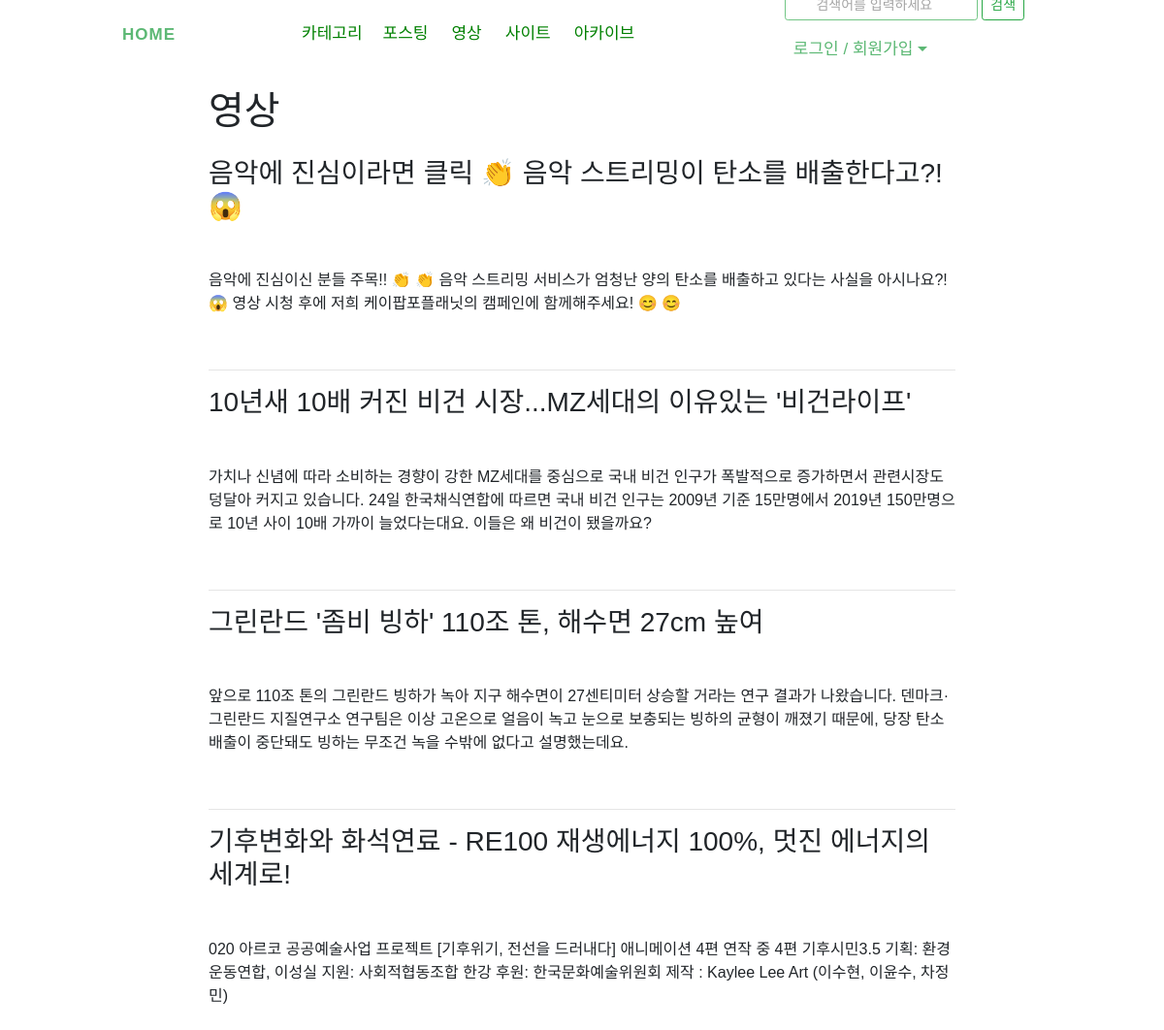
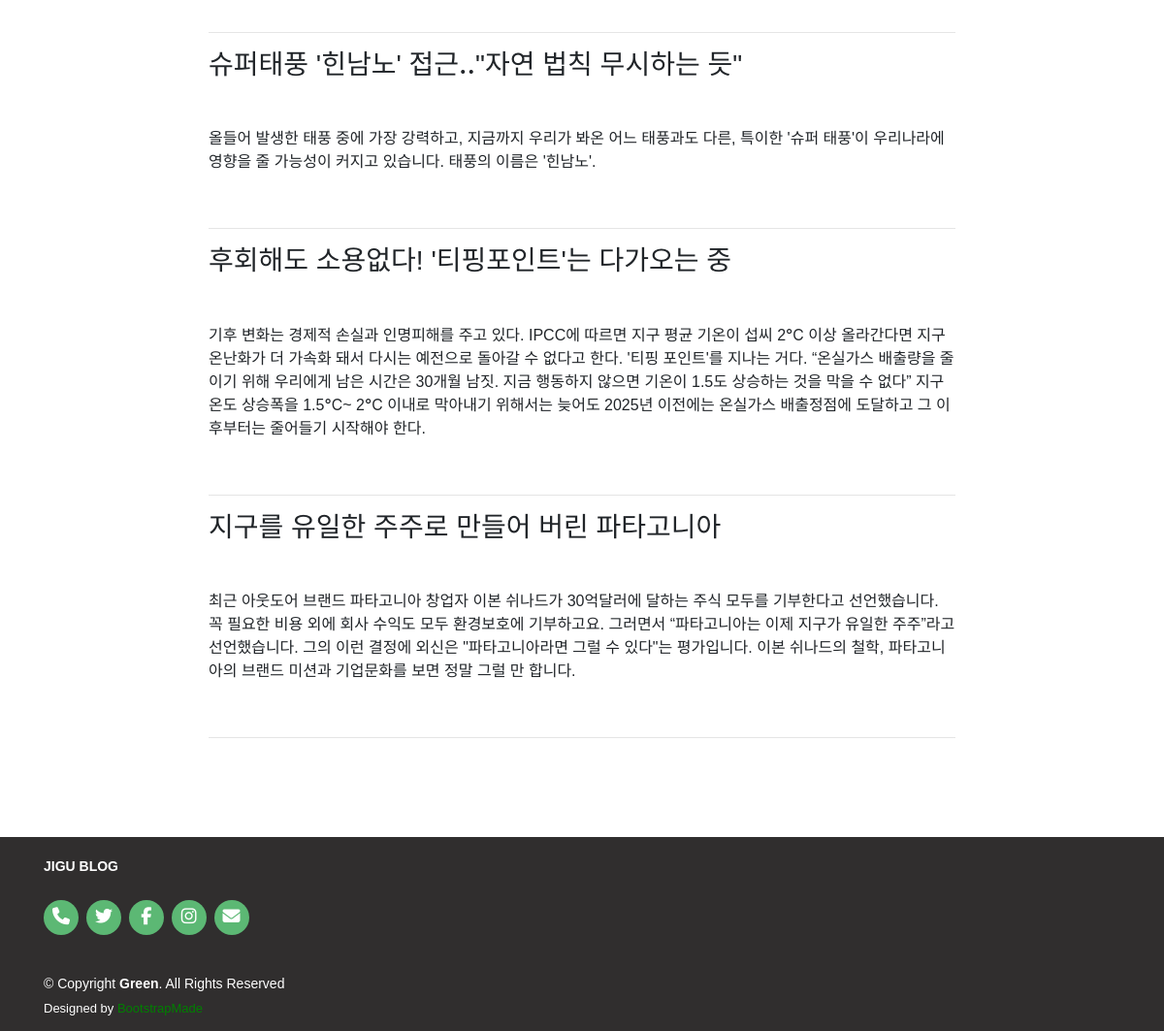
The page /video/ on the database its author committed (2 pictures, top to bottom).
### video/models.py (models this page shows, shortened)
class Video(models.Model):
    title = models.CharField(max_length=200)
    text = models.TextField()
    video = EmbedVideoField()
    owner = models.ForeignKey(User, on_delete=models.CASCADE, verbose_name="OWNER", blank=True, null=True)
    class  Meta:
        verbose_name_plural = "Videos"
        ordering = ('-id',)

### video/views.py (the view)
# urls.py: path('video/', include('video.urls')),
def video(request):
	Tut = Video.objects.all()
	context = {
	'Tut': Tut,
	}
	return  render(request, 'video/video_list.html', context)

### video/templates/video/video_list.html (shortened to what this page needs)
{% extends 'base.html' %}
{% load embed_video_tags %}
{% block content %}
	<div  class="col-md-8 offset-md-2">
        <a class="h1 mr-5">영상</a>
            <br><br>
            {% for video in Tut %}
            <a class="h3">{{ video.title }}</a> <br><br>
            {% video video.video '1100x492' %}<br>
            <p>{{ video.text }}</p><br>
            <hr>
            {% endfor %}
	</div>
{% endblock %}

### templates/base.html (style rules this page uses)
* { font-family: 'Noto Sans KR', sans-serif, Pretendard, -apple-system, BlinkMacSystemFont, system-ui, Roboto, "Helvetica Neue", "Segoe UI", "Apple SD Gothic Neo", "Noto Sans KR", "Malgun Gothic", "Apple Color Emoji", "Segoe UI Emoji", "Segoe UI Symbol", sans-serif; }
html, body { margin: 0; padding: 0; height: 100%; }

### rows shown on the page
Video: title "음악에 진심이라면 클릭 👏 음악 스트리밍이 탄소를 배출한다고?! 😱", text "음악에 진심이신 분들 주목!! 👏 👏 음악 스트리밍 서비스가 엄청난 양의 탄소를 배출하고 있다는 사실을 아시나요?! 😱 영상 시청 후에 저희 케이팝포플래닛의 캠페인에 함께해주세요! 😊 😊"
Video: title "10년새 10배 커진 비건 시장...MZ세대의 이유있는 '비건라이프'", text "가치나 신념에 따라 소비하는 경향이 강한 MZ세대를 중심으로 국내 비건 인구가 폭발적으로 증가하면서 관련시장도 덩달아 커지고 있습니다. 24일 한국채식연합에 따르면 국내 비건 인구는 2009년 기준 15만명에서 2019년 150만명으로 10년 사이 10배 가까이 늘었다는대요. 이들은 왜 비건이 됐을까요?"
Video: title "그린란드 '좀비 빙하' 110조 톤, 해수면 27cm 높여", text "앞으로 110조 톤의 그린란드 빙하가 녹아 지구 해수면이 27센티미터 상승할 거라는 연구 결과가 나왔습니다. 덴마크·그린란드 지질연구소 연구팀은 이상 고온으로 얼음이 녹고 눈으로 보충되는 빙하의 균형이 깨졌기 때문에, 당장 탄소 배출이 중단돼도 빙하는 무조건 녹을 수밖에 없다고 설명했는데요."
Video: title "기후변화와 화석연료 - RE100 재생에너지 100%, 멋진 에너지의 세계로!", text "020 아르코 공공예술사업 프로젝트 [기후위기, 전선을 드러내다] 애니메이션 4편 연작 중 4편 기후시민3.5 기획: 환경운동연합, 이성실 지원: 사회적협동조합 한강 후원: 한국문화예술위원회 제작 : Kaylee Lee Art (이수현, 이윤수, 차정민)"
Video: title "슈퍼태풍 '힌남노' 접근‥\"자연 법칙 무시하는 듯\"", text "올들어 발생한 태풍 중에 가장 강력하고, 지금까지 우리가 봐온 어느 태풍과도 다른, 특이한 '슈퍼 태풍'이 우리나라에 영향을 줄 가능성이 커지고 있습니다. 태풍의 이름은 '힌남노'."
Video: title "후회해도 소용없다! '티핑포인트'는 다가오는 중", text "기후 변화는 경제적 손실과 인명피해를 주고 있다. IPCC에 따르면 지구 평균 기온이 섭씨 2℃ 이상 올라간다면 지구온난화가 더 가속화 돼서 다시는 예전으로 돌아갈 수 없다고 한다. '티핑 포인트'를 지나는 거다. “온실가스 배출량을 줄이기 위해 우리에게 남은 시간은 30개월 남짓. 지금 행동하지 않으면 기온이 1.5도 상승하는 것을 막을 수 없다” 지구온도 상승폭을 1.5℃~ 2℃ 이내로 막아내기 위해서는 늦어도 2025년 이전에는 온실가스 배출정점에 도달하고 그 이후부터는 줄어들기 시작해야 한다."
Video: title "지구를 유일한 주주로 만들어 버린 파타고니아", text "최근 아웃도어 브랜드 파타고니아 창업자 이본 쉬나드가 30억달러에 달하는 주식 모두를 기부한다고 선언했습니다. 꼭 필요한 비용 외에 회사 수익도 모두 환경보호에 기부하고요. 그러면서 “파타고니아는 이제 지구가 유일한 주주”라고 선언했습니다. 그의 이런 결정에 외신은 \"파타고니아라면 그럴 수 있다\"는 평가입니다. 이본 쉬나드의 철학, 파타고니아의 브랜드 미션과 기업문화를 보면 정말 그럴 만 합니다."
